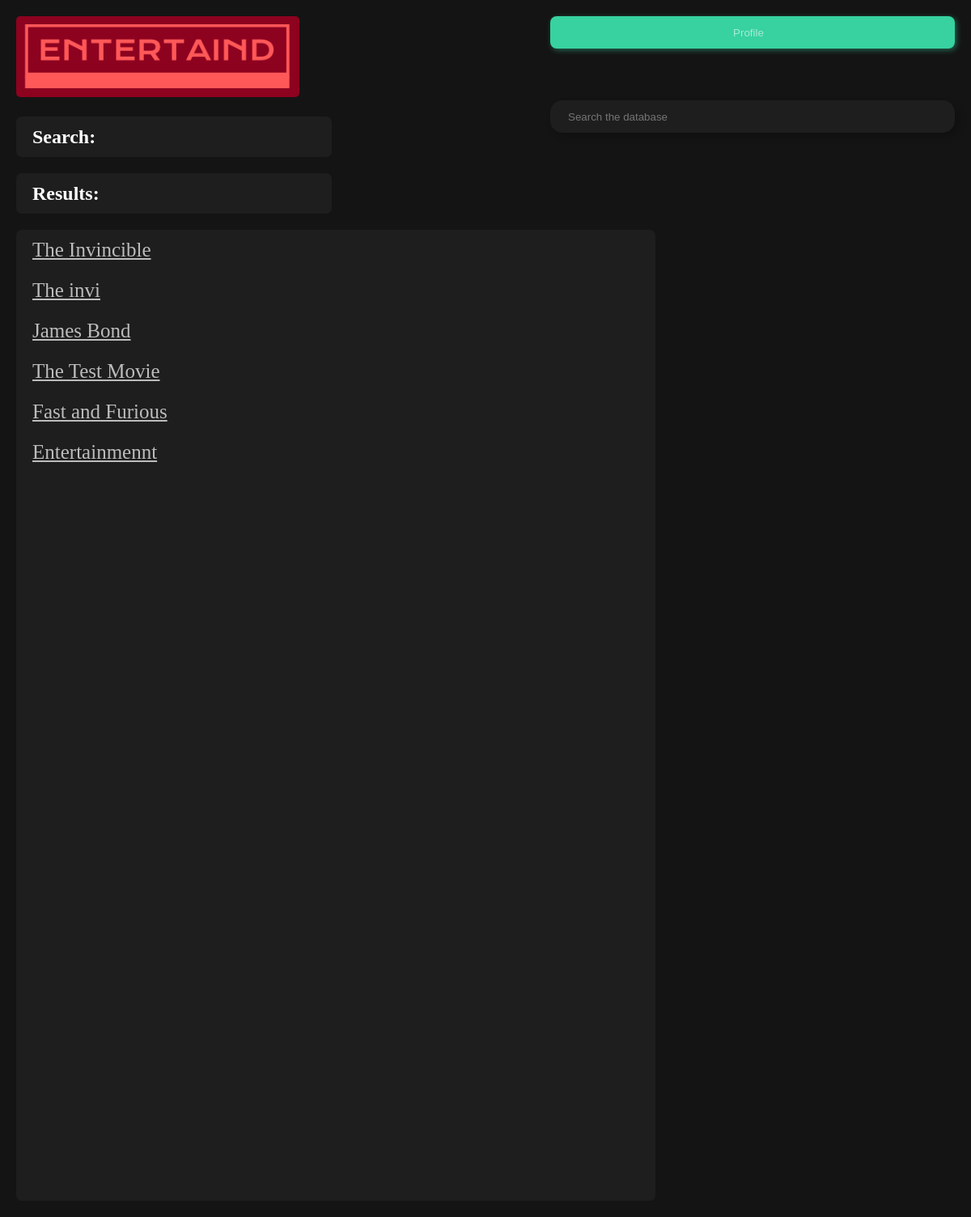
The app's page /DBMS_Project/user_login/search_results.php, older data.
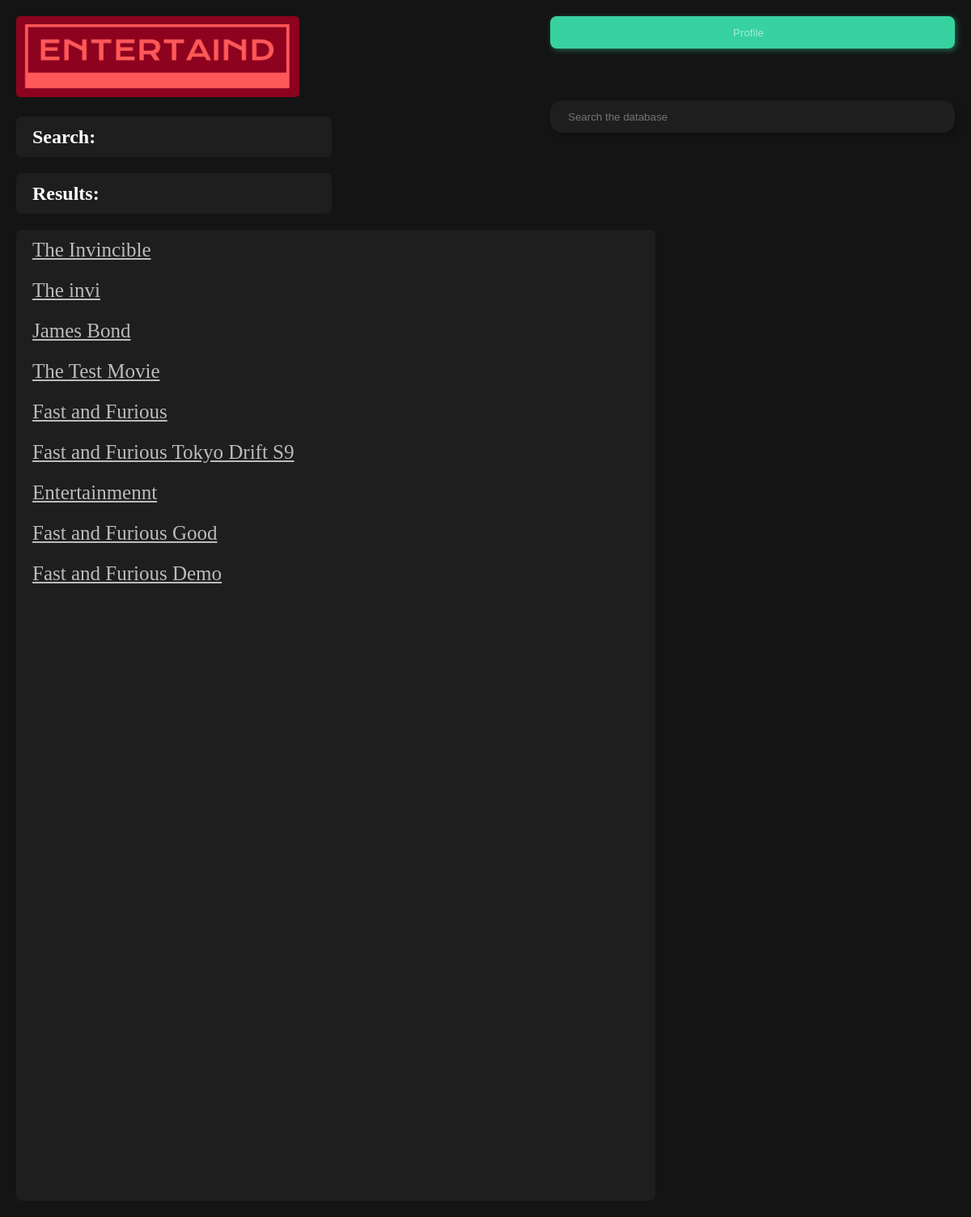
The same page, newer data.
### tables this page shows
CREATE TABLE `entertainment` (
  `eid` int(5) NOT NULL,
  `name` varchar(50) NOT NULL,
  `type` varchar(20) NOT NULL DEFAULT '''no type''',
  `rating` decimal(5,0) NOT NULL DEFAULT 0,
  `date` date NOT NULL DEFAULT current_timestamp(),
  `prod_pid` int(5) DEFAULT NULL,
  `dir_ssn` varchar(15) DEFAULT NULL
);

### DBMS_Project/user_login/search_results.php (the view, shortened to what this page needs)
<?php
$connection = mysqli_connect("localhost", "root", "","entertainment_db");
?>
<!DOCTYPE html>
<html>
<head>
</head>
<body>
    <img src="../logo.png" alt="Logo", style="height:100px; width:350px; border-radius:5px">
    <form class="profile_button" action="user_profile.php?username=<?php$username?>" method="post">
        <input class="button_text" type="submit" name="b1" value="Profile">
    </form>
    <div class = "search_bar">
        <form action="search_results.php" method="post">
		    <input type="text" name="search" placeholder="Search the database">
        </form>
    </div>
    <h2>Search: <?php echo $_SESSION['search'] ?></h2>
    <h2>Results:</h2>
    <div class = "results_section">
        <?php
        $search = $_SESSION['search'];
        if (str_contains($search, ';') || str_contains($search, '=') || str_contains($search, '-')|| str_contains($search, '  ') ||  str_contains($search, '\\') ) {
            echo "<br>Invalid characters used in search. Try again?";
        } else {
            $like = "%$search%";
            $result = mysqli_query($connection, "SELECT E.eid, E.name FROM entertainment AS E WHERE upper(E.name) LIKE upper('$like')");
            if (mysqli_num_rows($result) == 0) {
                echo "<br>Your search yielded no result. Try again?";
            } else {
                while ($row = mysqli_fetch_array($result)) {
                    $name = $row['name'];
                    $eid = $row['eid'];
                    $link = "entertainment_page.php?eid=$eid";
                    $command = "<br><a href=$link>$name</a> <br>";
                    echo $command;
                    echo "<br>";
                }
            }
        }
        ?>
    </div>
</body>

Row changes from the older to the newer data that the page shows:
added entertainment: name "Fast and Furious Tokyo Drift S9"
added entertainment: name "Fast and Furious Good"
added entertainment: name "Fast and Furious Demo"
